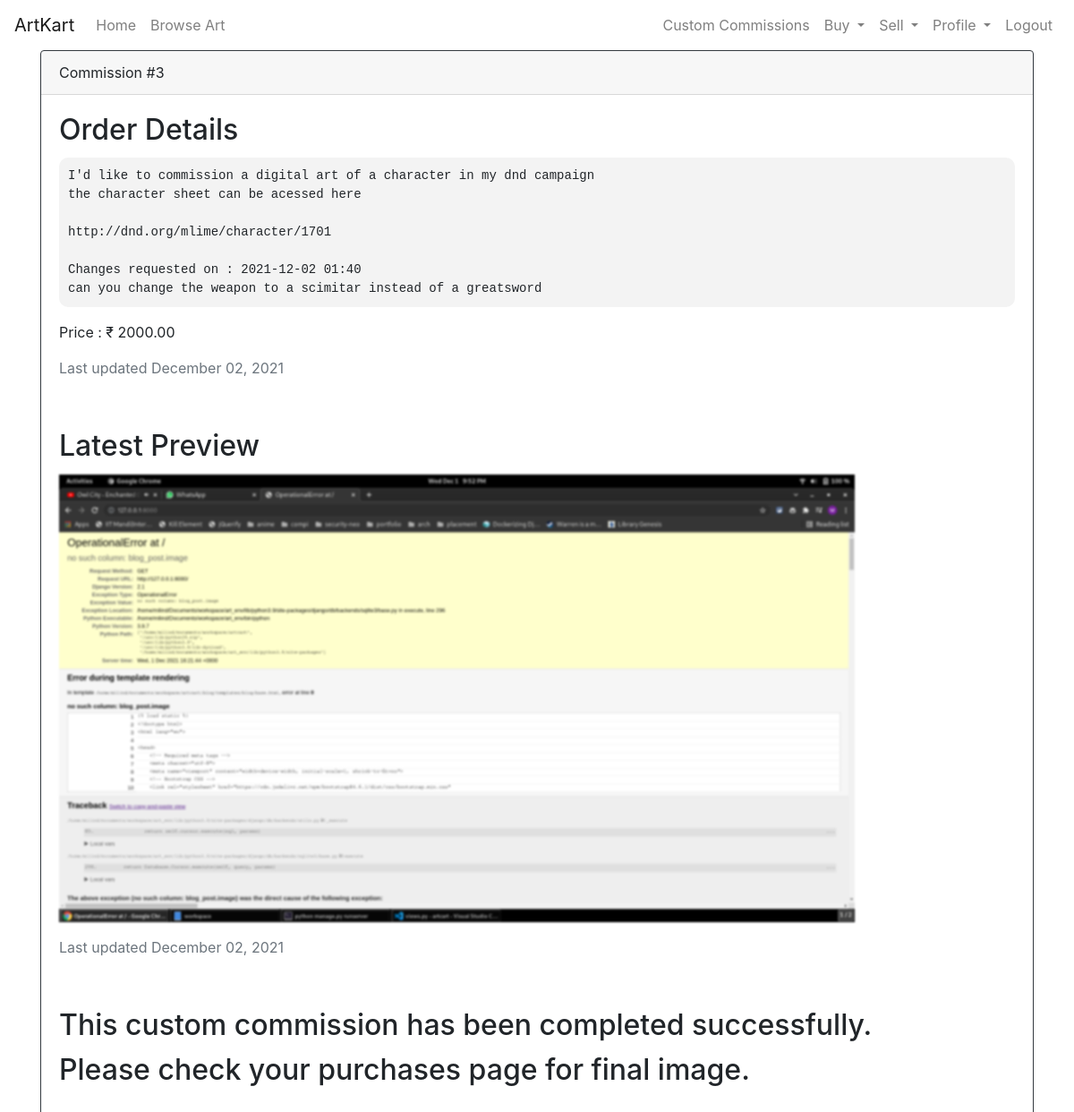
Screenshot of /custom/order/3/ (signed in) with the database file from the repository.
### blog/models.py (models this page shows)
class CustomOrder(models.Model):
    buyer = models.ForeignKey(User, on_delete=models.CASCADE, related_name='order_buyer')
    seller = models.ForeignKey(User, on_delete=models.CASCADE, related_name='order_seller')
    title = models.CharField(max_length=100)
    description = models.TextField()
    price = models.DecimalField(default=0, decimal_places=2, max_digits=10)
    description_update_date = models.DateTimeField(default=datetime.now)
    phase_0 = models.BooleanField(default=False) #buyer has placed order
    phase_1 = models.BooleanField(default=False) #seller has seen the order
    rejected = models.BooleanField(default=False) #order rejected by seller
    image = models.ImageField(default='none.png', upload_to='art') #seller
    image_update_date = models.DateTimeField(default=datetime.now)
    phase_2 = models.BooleanField(default=False) #buyer confirms

### blog/views.py (the view, shortened to what this page needs)
# urls.py: path('custom/order/<int:pk>/', views.custom_order_item, name='item-custom'),
@login_required
def custom_order_item(request, pk):
    corder = CustomOrder.objects.get(id=pk)
    if corder.buyer == request.user:
        if corder.rejected:
            pass
        elif corder.phase_2:
            pass
        elif corder.phase_0 == False:
            if request.method == 'POST':
                form = bp_0(request.POST)
                if form.is_valid():
                    corder.description = form.cleaned_data['desc']
                    corder.price = form.cleaned_data['price']
                    corder.phase_0 = True
                    corder.description_update_date = datetime.now()
                    corder.save()
                    return redirect(reverse('item-custom', kwargs={'pk':corder.id}))
            else:
                form = bp_0()
            return render(request, 'blog/custom_order_item.html', {'object' : corder, 'form' : form})
        elif corder.phase_2 == False:
            if request.method == 'POST':
                form = bp_2(request.POST)
                if form.is_valid():
                    if form.cleaned_data['Action'] == 'a':
                        corder.phase_2 = True
                        corder.save()
                        obj = Purchases(buyer=corder.buyer,
                        seller=corder.seller,
                        title=corder.title,
                        description=corder.description,
                        image=corder.image)
                        obj.save()
                        return redirect('items-bought')
                    else:
                        corder.description = corder.description + '\n\n' + str('Changes requested on : ' + datetime.now().strftime("%Y-%m-%d %H:%M")) + '\n' + form.cleaned_data['changes']
                        corder.description_update_date = datetime.now()
                        corder.save()
                        return redirect(reverse('item-custom', kwargs={'pk':corder.id}))
            else:
                form = bp_2(initial={
                    'changes' : 'no changes required',
                    'Action' : 'a'
                })
            return render(request, 'blog/custom_order_item.html', {'object' : corder, 'form' : form})
    elif corder.seller == request.user:
        if corder.rejected:
            pass
        elif corder.phase_2:
            pass
    else:
        return redirect('blog-home')
    return render(request, 'blog/custom_order_item.html', {'object' : corder})

### blog/templates/blog/custom_order_item.html (shortened to what this page needs)
{% extends "blog/base.html" %}
{% load static %}
{% load crispy_forms_tags %}
{% block content %}
<div class="container mb-3">
    <div class="card border-dark">
        <div class="card-header">{{ object.title | capfirst }}</div>
        {% if object.phase_0 %}
        <div class="card-body">
            <h2 class="card-title">Order Details</h2>
            <pre class="card-text" style="border-radius: 10px; padding: 10px; background-color: rgba(128, 128, 128, 0.096);">{{ object.description }}</pre>
            <p class="card-text">Price : &#8377; {{ object.price }}</p>
            <p class="text-muted">Last updated {{object.description_update_date | date:"F d, Y"}}</p>
        </div>
        {% endif %}
        {% if object.phase_1 %}
        <div class="card-body">
            {% if object.rejected %}
                <h2 class="card-title">Commission was rejected</h2>
            {% else %}
                <h2 class="card-title">Latest Preview</h2>
                <img class="preview-img mb-3" src="{{ object.image.url }}" style="max-width: 100%; max-height: 500px;">
                <p class="text-muted">Last updated {{object.image_update_date | date:"F d, Y"}}</p>
            {% endif %}
        </div>
        {% endif %}
        {% if object.phase_2 %}
        <div class="card-body">
                <h2 class="card-title">This custom commission has been completed successfully.</h2>
                <h2 class="card-title">Please check your purchases page for final image.</h2>
        </div>
        {% endif %}
    </div>
</div>
{% endblock content %}

### blog/static/blog/base.css (style rules this page uses)
.preview-img { filter: blur(1px); }

### rows the page displays
CustomOrder: title "Commission #3", description "I'd like to commission a digital art of a character in my dnd campaign the character sheet can be acessed here http://dnd.org/mlime/character/1701 Changes requested on : 2021-12-02 01:40 can you change the weapon to a scimitar instead of a greatsword", price "2000.00", description_update_date "December 02, 2021", image (picture), image_update_date "December 02, 2021"
